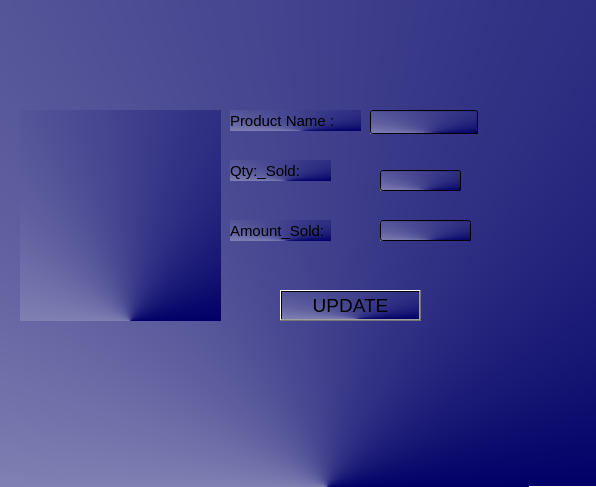
<?xml version="1.0" encoding="UTF-8"?>
<ui version="4.0">
 <class>Dialog</class>
 <widget class="QDialog" name="Dialog">
  <property name="geometry">
   <rect>
    <x>0</x>
    <y>0</y>
    <width>596</width>
    <height>487</height>
   </rect>
  </property>
  <property name="windowTitle">
   <string>UPDATE</string>
  </property>
  <property name="windowIcon">
   <iconset resource="image/srcc.qrc">
    <normaloff>:/img/logo1.jpg</normaloff>:/img/logo1.jpg</iconset>
  </property>
  <property name="styleSheet">
   <string notr="true">
background-color: qconicalgradient(cx:0.548913, cy:1, angle:0, stop:0 rgba(0, 0, 103, 255), stop:1 rgba(255, 255, 255, 255));</string>
  </property>
  <widget class="QLabel" name="label_invent">
   <property name="geometry">
    <rect>
     <x>20</x>
     <y>110</y>
     <width>201</width>
     <height>211</height>
    </rect>
   </property>
   <property name="styleSheet">
    <string notr="true">image: url(:/img/update.jpg);</string>
   </property>
   <property name="text">
    <string/>
   </property>
  </widget>
  <widget class="QPushButton" name="Save">
   <property name="geometry">
    <rect>
     <x>280</x>
     <y>290</y>
     <width>141</width>
     <height>31</height>
    </rect>
   </property>
   <property name="font">
    <font>
     <pointsize>14</pointsize>
    </font>
   </property>
   <property name="text">
    <string>UPDATE</string>
   </property>
  </widget>
  <widget class="QLineEdit" name="Qty_Sold">
   <property name="geometry">
    <rect>
     <x>380</x>
     <y>170</y>
     <width>81</width>
     <height>21</height>
    </rect>
   </property>
  </widget>
  <widget class="QLabel" name="quantity_2">
   <property name="geometry">
    <rect>
     <x>230</x>
     <y>160</y>
     <width>101</width>
     <height>21</height>
    </rect>
   </property>
   <property name="font">
    <font>
     <pointsize>11</pointsize>
    </font>
   </property>
   <property name="text">
    <string>Qty:_Sold:</string>
   </property>
  </widget>
  <widget class="QLabel" name="product_name">
   <property name="geometry">
    <rect>
     <x>230</x>
     <y>110</y>
     <width>131</width>
     <height>21</height>
    </rect>
   </property>
   <property name="font">
    <font>
     <pointsize>11</pointsize>
    </font>
   </property>
   <property name="text">
    <string>Product Name :</string>
   </property>
  </widget>
  <widget class="QLineEdit" name="Product_label">
   <property name="geometry">
    <rect>
     <x>370</x>
     <y>110</y>
     <width>108</width>
     <height>24</height>
    </rect>
   </property>
  </widget>
  <widget class="QLabel" name="amount_sold">
   <property name="geometry">
    <rect>
     <x>230</x>
     <y>220</y>
     <width>101</width>
     <height>21</height>
    </rect>
   </property>
   <property name="font">
    <font>
     <pointsize>11</pointsize>
    </font>
   </property>
   <property name="text">
    <string>Amount_Sold:</string>
   </property>
  </widget>
  <widget class="QLineEdit" name="Amt_edit">
   <property name="geometry">
    <rect>
     <x>380</x>
     <y>220</y>
     <width>91</width>
     <height>21</height>
    </rect>
   </property>
  </widget>
 </widget>
 <resources>
  <include location="image/srcc.qrc"/>
 </resources>
 <connections/>
</ui>
